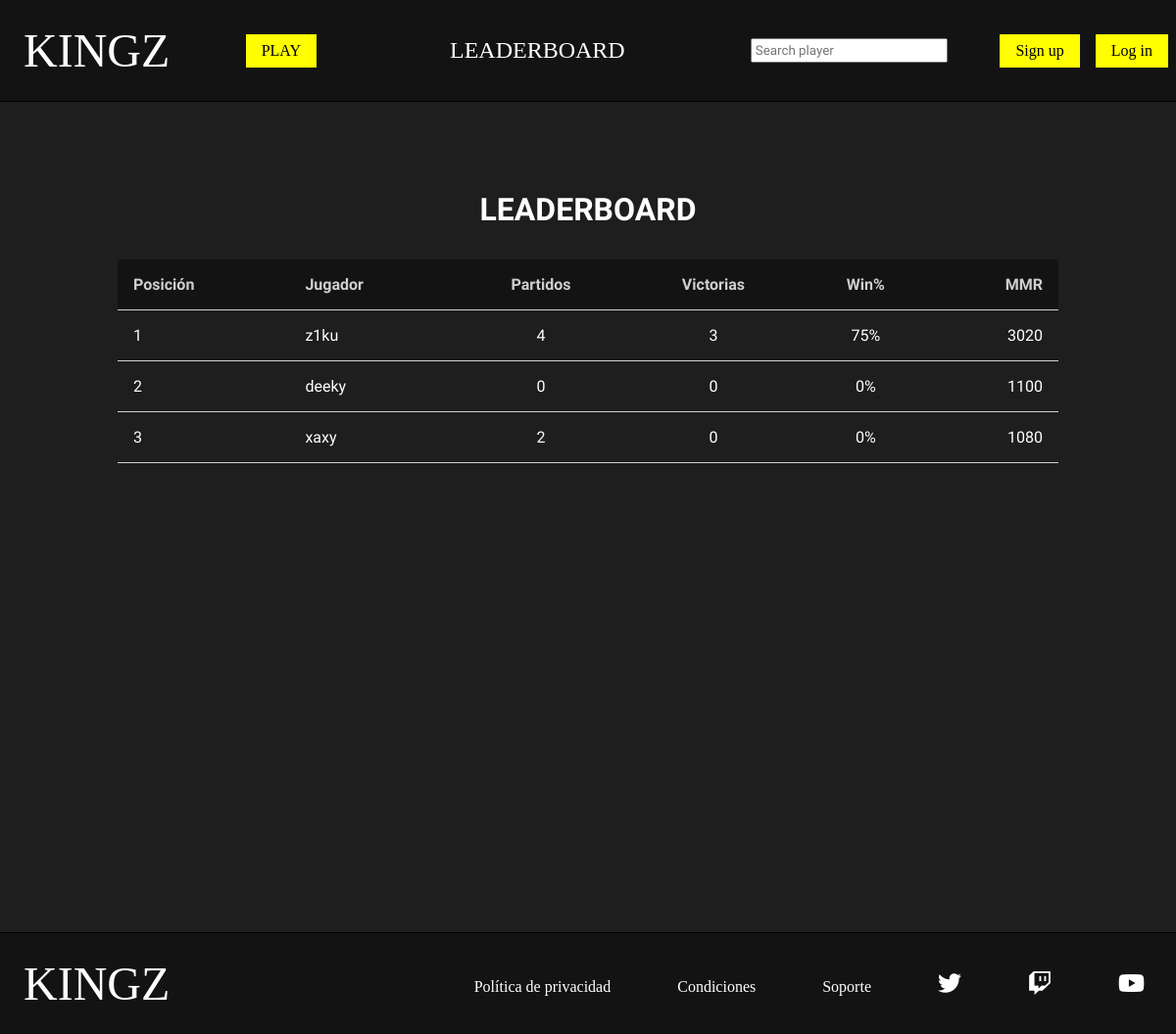
Page /php/leaderboard.php on the committed database.
### tables this page shows
CREATE TABLE `usuario` (
  `id` bigint(20) UNSIGNED NOT NULL,
  `nick` varchar(20) NOT NULL,
  `pass` varchar(100) NOT NULL,
  `correo` varchar(50) DEFAULT NULL,
  `foto` varchar(50) DEFAULT NULL,
  `mmr` int(5) UNSIGNED DEFAULT NULL,
  `estado` tinyint(1) UNSIGNED DEFAULT NULL,
  `en_partida` tinyint(1) UNSIGNED DEFAULT NULL,
  `buscando` tinyint(1) UNSIGNED DEFAULT NULL
);

### php/leaderboard.php (the view, shortened to what this page needs)
<?php
    require_once "funciones.php";
?>
<!DOCTYPE html>
<html lang="en">
<head>
    <link rel="stylesheet" href="../css/estilos.css">
    <link rel="stylesheet" href="https://cdnjs.cloudflare.com/ajax/libs/font-awesome/6.2.0/css/all.min.css" />
</head>
<body>
    <?php
        if(isset($_SESSION['nick']) && isset($_SESSION['pass'])){
            $nick=$_SESSION['nick'];
            $pass=$_SESSION['pass'];
            $esAdmin=comprobarAdmin($nick,$pass);
            if($esAdmin){
                headerAdmin();
                $tipo_usu="admin";
            }else{
                headerPlayer();
                $tipo_usu="player";
            }
        }else{
            headerGuest();
            $tipo_usu="guest";
        }
    ?>
    <main>
        <section id="leaderboard" class="seccion">
            <h1>LEADERBOARD</h1>
            <table>
                <thead>
                    <tr>
                        <th>Posición</th>
                        <th>Jugador</th>
                        <th>Partidos</th>
                        <th>Victorias</th>
                        <th>Win%</th>
                        <th>MMR</th>
                    </tr>
                </thead>
                <tbody>
                    <?php
                        $jugadores=obtener_clasificacion();
                        if($jugadores!=null){
                            for($i=0;$i<count($jugadores);$i++){
                                $rank=obtener_rank_jugador($jugadores[$i]['id']);
                                $partidas_totales=partidas_totales($jugadores[$i]['id']);
                                $partidas_ganadas=partidas_ganadas($jugadores[$i]['id']);
                                if($partidas_totales>0){
                                    $win_rate=($partidas_ganadas/$partidas_totales) * 100;
                                }else{
                                    $win_rate=0;
                                }
                                $win_truncado = intval($win_rate);
                                echo '<tr>
                                    <td>'.$rank.'</td>
                                    <td><a href="ver_perfil.php?id_player='.$jugadores[$i]['id'].'">'.$jugadores[$i]['nick'].'</a></td>
                                    <td>'.$partidas_totales.'</td>
                                    <td>'.$partidas_ganadas.'</td>
                                    <td>'.$win_truncado.'%</td>
                                    <td>'.$jugadores[$i]['mmr'].'</td>
                                </tr>';
                            }
                        }
                    ?>
                </tbody>
            </table>
        </section>
    </main>
</body>
</html>

### css/estilos.css (style rules this page uses)
* { box-sizing: border-box; }
body { margin: 0%; background-color: #1e1e1e; font-family: 'Play', sans-serif; color: white; }
table a { text-decoration: none; color: #fff; }
.seccion { width: 80%; margin: 4rem auto; min-height: 90vh; display: flex; flex-direction: column; }
.seccion h1 { font-size: 2rem; text-align: center; margin-bottom: 2rem; color: white; }
#leaderboard table { border-collapse: collapse; color: white; }
#leaderboard tr { border-bottom: 1px solid #cfcfcf; }
#leaderboard td { padding: 1rem; }
#leaderboard th { color: #cfcfcf; background-color: #131313; padding: 1rem; }
#leaderboard tr>th:nth-child(1) { text-align: start; }
#leaderboard tr>th:nth-child(2) { text-align: start; }
#leaderboard tr>th:nth-child(6) { text-align: end; }
#leaderboard tr>td:nth-child(6) { text-align: end; }
#leaderboard tr>td:nth-child(3) { text-align: center; }
#leaderboard tr>td:nth-child(4) { text-align: center; }
#leaderboard tr>td:nth-child(5) { text-align: center; }

### rows in the picture
usuario: id "1", nick "z1ku", partidas_totales "4", partidas_ganadas "3", win_truncado "75", mmr "3020"
usuario: rank "2", nick "deeky", partidas_totales "0", partidas_ganadas "0", win_truncado "0", mmr "1100"
usuario: rank "3", nick "xaxy", id "2", partidas_ganadas "0", win_truncado "0", mmr "1080"
